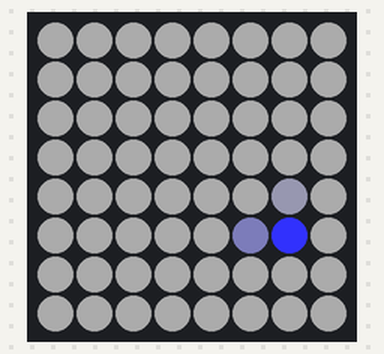
Bench run of a program on a simulated Raspberry Pi (BCM pin numbers) with a Sense HAT. Parts: the Sense HAT's 8×8 RGB LED matrix. Dim RGB values are drawn brighter than linear; what the program prints to the terminal is not drawn.

Above: at 0.03 s.
At 4.98 s:
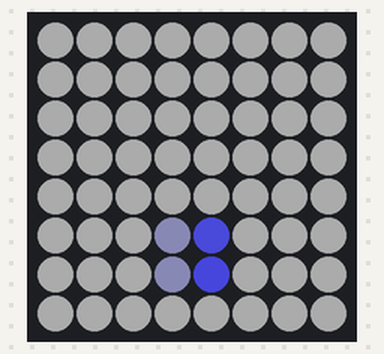
At 10.06 s:
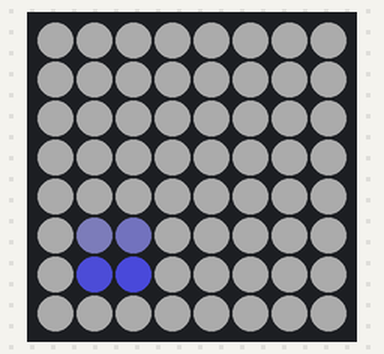
At 20.21 s:
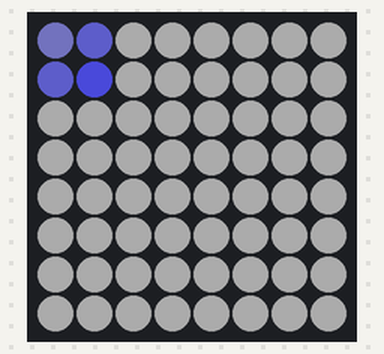
At 28.67 s:
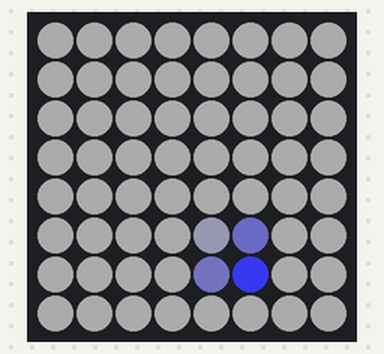
At 37.01 s:
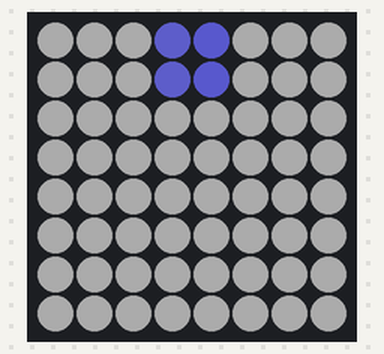

The program:

pixel-sin-cos.py
```python
from sense_hat import SenseHat
import math
import time

sense = SenseHat()

x = 1
y = 1

# variable holding the 8x8 led matrix screen
screen = [[48, 48, 48] for x in range(64)]

# Function setPixel that writes to screen buffer
def setPixel(screen, x, y, r, g, b):
    screen[int(x) + int(y) * 8] = [r, g, b]

def getPixel(screen, x, y):
    return screen[int(x) + int(y) * 8]

def addPixel(screen, x, y, r, g, b):

    r_new = r + getPixel(screen, x, y)[0]
    g_new = g + getPixel(screen, x, y)[1]
    b_new = b + getPixel(screen, x, y)[2]

    # cap values at 255
    if r_new > 255:
        r_new = 255
    if g_new > 255:
        g_new = 255
    if b_new > 255:
        b_new = 255

    # convert values to int and write to buffer using setPixel function
    setPixel(screen, x, y, int(r_new), int(g_new), int(b_new))

# function setPixelSmooth that writes to screen variable
def setPixelSmooth(screen, x, y, r, g, b):
    x_frac, x_int = math.modf(x)
    y_frac, y_int = math.modf(y)

    # calculate neighboring pixel from fractional part
    x_neighbor = x_int + 1 if x_frac >= 0.5 else x_int - 1
    y_neighbor = y_int + 1 if y_frac >= 0.5 else y_int - 1

    print(x_int, y_int, x_neighbor, y_neighbor)

    addPixel(screen, x_int, y_int, r * (1 - x_frac) * (1 - y_frac), g * (1 - x_frac) * (1 - y_frac), b * (1 - x_frac) * (1 - y_frac))
    addPixel(screen, x_neighbor, y_int, r * x_frac * (1 - y_frac), g * x_frac * (1 - y_frac), b * x_frac * (1 - y_frac))
    addPixel(screen, x_int, y_neighbor, r * (1 - x_frac) * y_frac, g * (1 - x_frac) * y_frac, b * (1 - x_frac) * y_frac)
    addPixel(screen, x_neighbor, y_neighbor, r * x_frac * y_frac, g * x_frac * y_frac, b * x_frac * y_frac)


setPixelSmooth(screen, 0.0, 0.0, 0, 0, 255)

while True:

    x += 0.07
    y += 0.07

    x_screen = 3.5 + math.sin(x) * 3
    y_screen = 3.5 + math.cos(y) * 3

    # Reset the screen
    screen = [[48, 48, 48] for x in range(64)]

    setPixelSmooth(screen, x_screen, y_screen, 0, 0, 255)

    print(screen)

    sense.set_pixels(screen)

    #time.sleep(1)
    time.sleep(60/1000)
```
